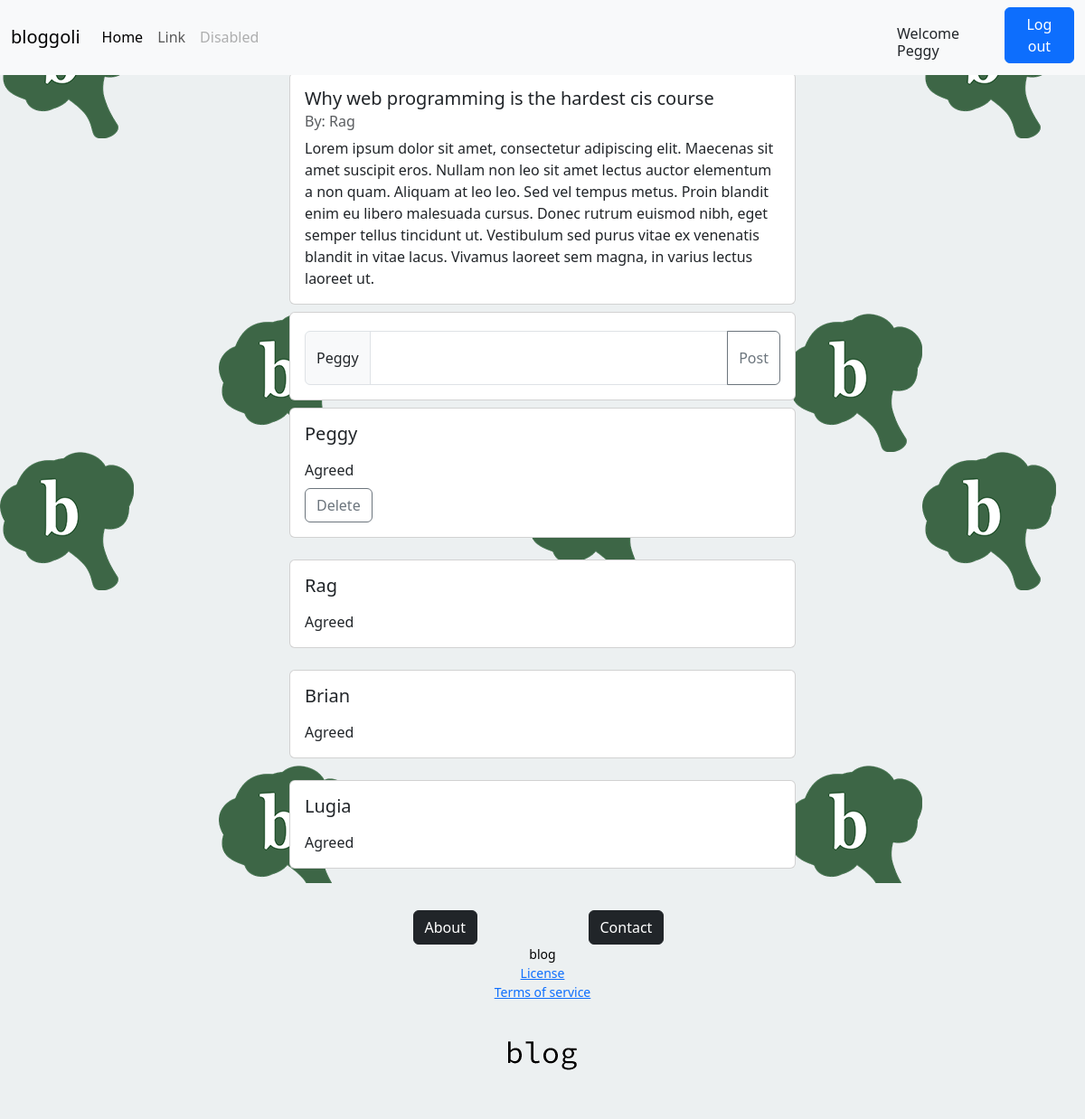
Screenshot of /php/post.php?idpost=2 (signed in) with the database file from the repository.
### tables this page shows
CREATE TABLE IF NOT EXISTS `posts` (
  `idpost` INT NOT NULL AUTO_INCREMENT,
  `title` VARCHAR(90) NOT NULL,
  `content` TEXT NOT NULL,
  `date` DATE NOT NULL,
  `userid` INT NOT NULL,
  PRIMARY KEY (`idpost`),
  UNIQUE INDEX `idpost_UNIQUE` (`idpost` ASC),
  INDEX `userid_idx` (`userid` ASC),
  CONSTRAINT `userid_FOREIGN_KEY`
    FOREIGN KEY (`userid`)
    REFERENCES `users` (`idusers`)
    ON DELETE CASCADE);

CREATE TABLE IF NOT EXISTS `users` (
  `idusers` INT NOT NULL AUTO_INCREMENT,
  `username` VARCHAR(45) NOT NULL,
  `email` VARCHAR(45) NOT NULL,
  `password` VARCHAR(45) NOT NULL,
  PRIMARY KEY (`idusers`),
  UNIQUE INDEX `idusers_UNIQUE` (`idusers` ASC));

CREATE TABLE IF NOT EXISTS `comments` (
  `idcomment` INT NOT NULL AUTO_INCREMENT,
  `content` MEDIUMTEXT NOT NULL,
  `userid` INT NOT NULL,
  `postid` INT NOT NULL,
  PRIMARY KEY (`idcomment`),
  UNIQUE INDEX `idcomment_UNIQUE` (`idcomment` ASC),
  INDEX `userid_FOREIGN_KEY_idx` (`userid` ASC),
  INDEX `postid_FOREIGN_KEY_idx` (`postid` ASC),
  CONSTRAINT `postid_FOREIGN_KEY_comments`
    FOREIGN KEY (`postid`)
    REFERENCES `posts` (`idpost`)
    ON DELETE CASCADE,
  CONSTRAINT `userid_FOREIGN_KEY_comments`
    FOREIGN KEY (`userid`)
    REFERENCES `users` (`idusers`)
    ON DELETE CASCADE);

### includes/commentlayout.php (the view, shortened to what this page needs)
<?php
    class Comment {
        public $username = "";
        public $idcomment = "";
        public $content = "";
        public $delete = false;
        function __construct($username, $idcomment, $content, $delete){
            $this->username = $username;
            $this->idcomment = $idcomment;
            $this->content = $content;
            $this->delete = $delete;
        }
        function print(){
            echo '<div class="card mb-3" style="width: 35rem;">
                    <div class="card-body comment-body gap-2">
                        <h5 class="card-title">' . $this->username . ' </h5>
                        <p class="card-text content">' . $this->content . '</p>
                        '. ($this->delete ? '<form action="deletecomment.php" method="POST"><button class="btn btn-outline-secondary" name="id" value="'. $this->idcomment .'" type="submit" id="button-addon2">Delete</button></form>' : "" ) . '
                    </div>
                  </div>';
        }
    }
?>

### php/post.php (shortened to what this page needs)
<!DOCTYPE html>
<html lang="en">
<head>
    <?php
        require_once("../includes/config.php");
        include("../includes/postlayout.php");
        include("../includes/commentlayout.php");
        $idpost = null;
        if(isset($_GET["idpost"])){
            $idpost = $_GET["idpost"];
        }
        $tablePosts = "posts";
        $tableUsers = "users";
    ?>
    <link href="https://cdn.jsdelivr.net/npm/bootstrap@5.3.2/dist/css/bootstrap.min.css" rel="stylesheet">
    <link href="../css/home.css" rel="stylesheet" type="text/css">
    <link href="../css/post.css" rel="stylesheet" type="text/css">
    <link href="../css/bg.css" rel="stylesheet" type="text/css">
    <link href="../css/top-nav.css" rel="stylesheet" type="text/css">
</head>
<body>
    <?php include '../includes/header.php'?>
    <div class="boxbody container d-flex flex-column justify-content-center align-items-center gap-2">
        <?php
            if(isset($idpost, $_SESSION['idusers'])){
                $getPost = "SELECT idusers, username, title, content, idpost
                            FROM $tableUsers, $tablePosts
                            WHERE idpost=:idpost
                            AND idusers=userid";
                $postResults = $pdo->prepare($getPost);
                $postResults->execute(array(":idpost" => $idpost));
                if($row = $postResults->fetch()){
                    if($_SESSION['idusers'] == $row['idusers']){
                        $post = new Post($row['username'], $row['title'], $row['content'], $row['idpost'], true, true);
                        $post->print();
                    } else {
                        $post = new Post($row['username'], $row['title'], $row['content'], $row['idpost'], true, false);
                        $post->print();
                    }
                }
            }
        ?>
        <?php include '../includes/commentbox.php' ?>
        <?php
            if(isset($idpost, $_SESSION['idusers'], $_SESSION['username'])){
                $getComments = "SELECT username, idcomment, content, userid
                                FROM comments, users
                                WHERE postid=:idpost
                                AND idusers=userid
                                ORDER BY comments.idcomment ASC";
                $commentsResults = $pdo->prepare($getComments);
                $commentsResults->execute(array(":idpost" => $idpost));
                while($row = $commentsResults->fetch()){
                    if($_SESSION['idusers'] == $row['userid']){
                        $comment = new Comment($row['username'], $row['idcomment'], $row['content'], true);
                        $comment->print();
                    } else {
                        $comment = new Comment($row['username'], $row['idcomment'], $row['content'], false);
                        $comment->print();
                    }
                }
            } else {
                header("Location: login.php");
            }
        ?>
    </div>
    <?php include '../includes/footer.php'?>
</body>
</html>

### includes/postlayout.php (shortened to what this page needs)
<?php
    class Post {
        public $username = "";
        public $title = "";
        public $content = "";
        public $idpost = "";
        public $linked = false;
        public $delete = false;
        function __construct($username, $title, $content, $id, $linked, $delete){
            $this->username = $username;
            $this->title = $title;
            $this->content = $content;
            $this->idpost = $id;
            $this->linked = $linked;
            $this->delete = $delete;
        }
        function print() {
            echo
            '<div class="card" id="post-card" style="width: 35rem;" ' . (!$this->linked ? 'onclick="window.location.href=\'post.php?idpost=' . $this->idpost . '\';"' : "") . '>
                <div class="card-body">
                    <h5 class="card-title">' . $this->title . ' </h5>
                    <h6 class="card-subtitle mb-2 text-body-secondary">By: ' . $this->username . '</h6>
                    <p class="card-text">' . $this->content . '</p>
                    '. ($this->delete ? '<form action="deletepost.php" method="POST"><button class="btn btn-outline-secondary" name="id" value="'. $this->idpost .'" type="submit" id="button-addon2">Delete</button></form>' : "" ) . '
                </div>
            </div>';
        }
    }
?>

### css/home.css (style rules this page uses)
.boxbody { width: 300px; height: 100%; }
body { padding-top: 80px; }

### css/post.css (style rules this page uses)
.content { margin-bottom: 0px; }
.comment-body { display: flex; flex-direction: column; }

### css/bg.css (style rules this page uses)
body { background-image: url(../img/pattern.svg); background-color: #ecf0f1; }

### rows the page displays
posts: title "Why web programming is the hardest cis course", userid.username "Rag", content "Lorem ipsum dolor sit amet, consectetur adipiscing elit. Maecenas sit amet suscipit eros. Nullam non leo sit amet lectus auctor elementum a non quam. Aliquam at leo leo. Sed vel tempus metus. Proin blandit enim eu libero malesuada cursus. Donec rutrum euismod nibh, eget semper tellus tincidunt ut. Vestibulum sed purus vitae ex venenatis blandit in vitae lacus. Vivamus laoreet sem magna, in varius lectus laoreet ut."
comments: userid.username "Peggy", content "Agreed", $this->idcomment 5 (drawn)
comments: userid.username "Rag", content "Agreed"
comments: userid.username "Brian", content "Agreed"
comments: userid.username "Lugia", content "Agreed"

### other values shown
$_SESSION["username"] "Peggy"
$_SESSION['username'] "Peggy"
